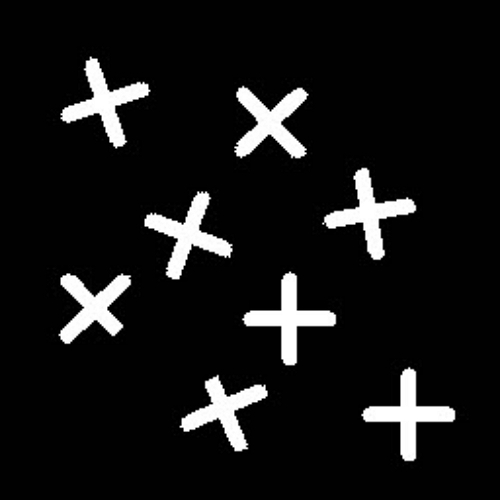
#> input picture OpenCV/15-ImageSegmentation/images/test.jpg, 500 x 500 px
$ python 103-4-labeling-result.py
#> lines starting #> are read from the running program, lines starting #| are printed output that depends on the picture; after the words box and inside, x2 and y2 are one past the last pixel; in counts of white or black regions, pixels touching at a corner belong together
import cv2 as cv
import os

os.chdir('15-Image segmentation\\images')
img_color = cv.imread("test.jpg", cv.IMREAD_COLOR)
#> img_color is the input picture: shape (500, 500, 3); min 0, max 255, mean 21.2
img_gray = cv.cvtColor(img_color, cv.COLOR_BGR2GRAY)
img_edge = cv.Canny(img_gray, 50, 150)
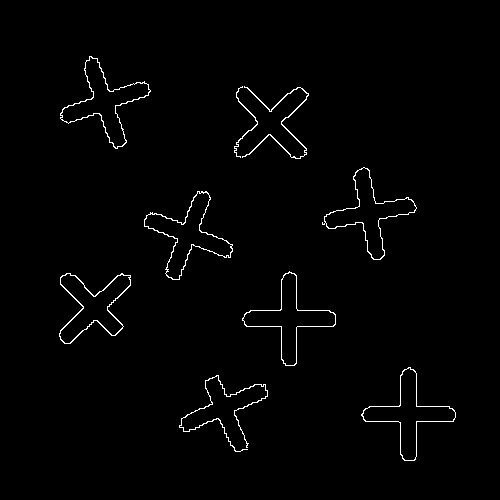
#> img_edge: shape (500, 500); 1.3% white in thin lines or dots, all inside (x1, y1, x2, y2) = (59, 56, 456, 461)
img_edge = cv.bitwise_not(img_edge)
cv.imshow("result", img_edge )
cv.waitKey(0)

contours = cv.findContours(img_edge.copy(), cv.RETR_LIST, cv.CHAIN_APPROX_SIMPLE)
#> contours = 104 contours, 50 with area under 20; largest, box (x1, y1, x2, y2) and area: (0, 0, 500, 500) 249001, (58, 272, 85, 345) 298, (243, 320, 298, 367) 261, (214, 374, 269, 411) 260, (325, 221, 386, 261) 238
cv.drawContours(img_edge, contours[0], -1, (0, 0, 0), 1)
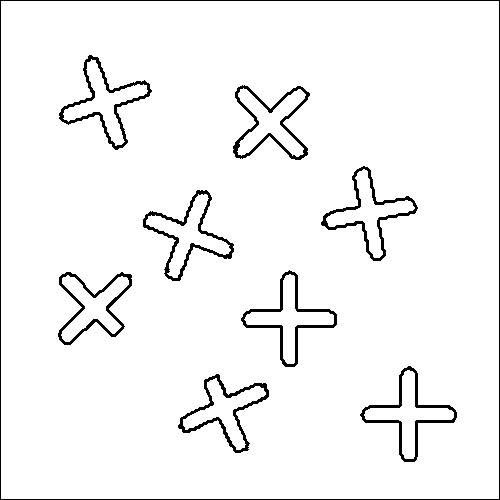
#> img_edge: shape (500, 500); 95.8% white; 9 black regions, largest, box (x1, y1, x2, y2) and area: (0, 0, 500, 500) 1996, (143, 190, 234, 281) 1121, (59, 55, 152, 150) 1099
cv.imshow("result", img_edge )
cv.waitKey(0)


nlabels, labels, stats, centroids = cv.connectedComponentsWithStats(img_edge)
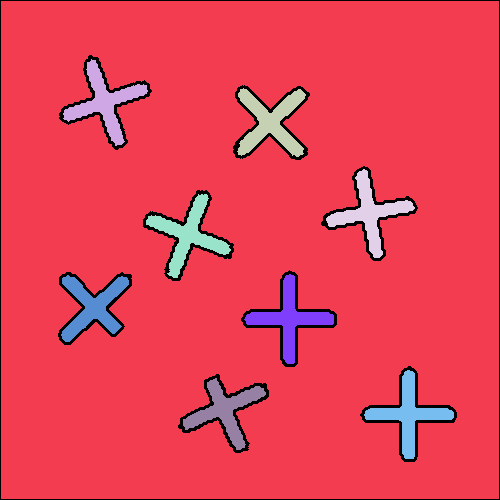
#> labels: shape (500, 500) int32; 10 distinct labels, from 0 to 9; one colour per label, 0 black
#> nlabels = 10; stats = [[0, 0, 500, 500, 10410], [1, 1, 498, 498, 223675], [63, 59, 85, 87, 2032], [237, 88, 69, 69, 2086], [326, 169, 89, 89, 2003], [146, 194, 85, 84, 2016], [61, 275, 68, 67, 1887], [244, 274, 90, 90, 2029], [364, 370, 90, 89, 2018], [183, 378, 83, 72, 1844]]; centroids = [[244.8, 260.4], [250.1, 248.1], [104.3, 102.1], [270.3, 121.9], [368.9, 212.8], [187.6, 234.6], [92.36, 306], [289, 318.4], [408.3, 414.1], [224.7, 410.2]]

for i in range(nlabels):

    # 배경을 제외 시킨다.
    if i < 1:
        continue

    # 구역을 뽑아낸다.
    area = stats[i, cv.CC_STAT_AREA]

    # 도심을 뽑아낸다.
    center_x = int(centroids[i, 0])
    center_y = int(centroids[i, 1])

    # 외각 사각형의 꼭지점을 구한다.
    left = stats[i, cv.CC_STAT_LEFT]
    top = stats[i, cv.CC_STAT_TOP]
    width = stats[i, cv.CC_STAT_WIDTH]
    height = stats[i, cv.CC_STAT_HEIGHT]


    if area > 50:
        cv.rectangle(img_color, (left, top), (left + width, top + height),
                (0, 0, 255), 1)

        cv.circle(img_color, (center_x, center_y), 5, (255, 0, 0), 1)

        cv.putText(img_color, str(i), (left + 20, top + 20),
                cv.FONT_HERSHEY_SIMPLEX, 1, (255, 0, 0), 3)
#> this loop made 10 passes
#> (area, center_x, center_y, left, top, width, height) on passes 2 to 10: (223675, 250, 248, 1, 1, 498, 498), (2032, 104, 102, 63, 59, 85, 87), (2086, 270, 121, 237, 88, 69, 69), (2003, 368, 212, 326, 169, 89, 89), (2016, 187, 234, 146, 194, 85, 84), (1887, 92, 305, 61, 275, 68, 67), (2029, 289, 318, 244, 274, 90, 90), (2018, 408, 414, 364, 370, 90, 89), (1844, 224, 410, 183, 378, 83, 72)
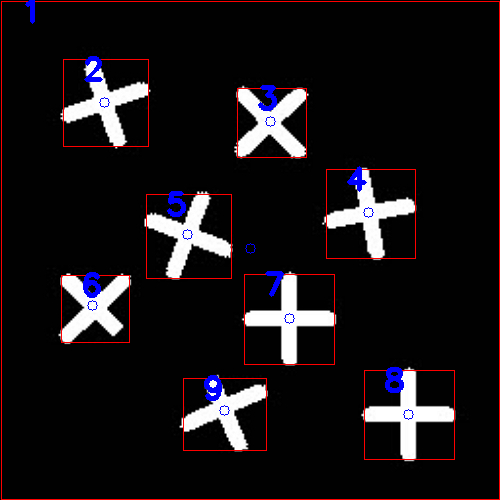
#> img_color: shape (500, 500, 3); 2.82% of pixels changed, all inside (x1, y1, x2, y2) = (1, 0, 500, 500)


cv.imshow("result", img_color)
cv.waitKey(0)
